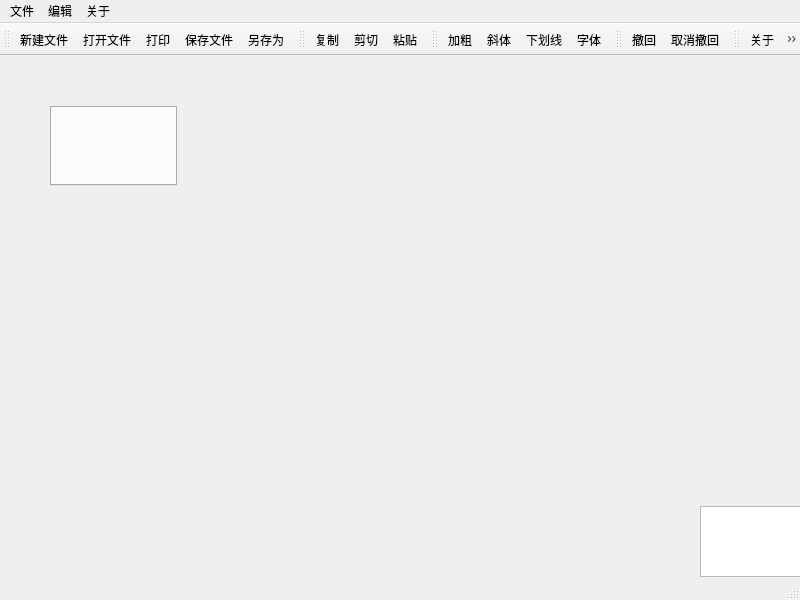
<?xml version="1.0" encoding="UTF-8"?>
<ui version="4.0">
 <class>MainWindow</class>
 <widget class="QMainWindow" name="MainWindow">
  <property name="geometry">
   <rect>
    <x>0</x>
    <y>0</y>
    <width>800</width>
    <height>600</height>
   </rect>
  </property>
  <property name="windowTitle">
   <string>星火代码编辑器</string>
  </property>
  <property name="windowIcon">
   <iconset resource="images.qrc">
    <normaloff>:/images/images/pencil.png</normaloff>:/images/images/pencil.png</iconset>
  </property>
  <widget class="QWidget" name="centralwidget">
   <widget class="QTextEdit" name="textEdit">
    <property name="geometry">
     <rect>
      <x>700</x>
      <y>450</y>
      <width>104</width>
      <height>71</height>
     </rect>
    </property>
   </widget>
   <widget class="QTabWidget" name="tabWidget">
    <property name="geometry">
     <rect>
      <x>50</x>
      <y>50</y>
      <width>127</width>
      <height>80</height>
     </rect>
    </property>
    <property name="tabShape">
     <enum>QTabWidget::Rounded</enum>
    </property>
    <property name="currentIndex">
     <number>-1</number>
    </property>
   </widget>
  </widget>
  <widget class="QMenuBar" name="menubar">
   <property name="geometry">
    <rect>
     <x>0</x>
     <y>0</y>
     <width>800</width>
     <height>22</height>
    </rect>
   </property>
   <widget class="QMenu" name="menu">
    <property name="title">
     <string>文件</string>
    </property>
    <widget class="QMenu" name="recent">
     <property name="title">
      <string>最近打开</string>
     </property>
    </widget>
    <addaction name="new_file"/>
    <addaction name="open_file"/>
    <addaction name="recent"/>
    <addaction name="separator"/>
    <addaction name="save_file"/>
    <addaction name="save_as"/>
    <addaction name="separator"/>
    <addaction name="print"/>
    <addaction name="separator"/>
    <addaction name="exit"/>
   </widget>
   <widget class="QMenu" name="menu_2">
    <property name="title">
     <string>编辑</string>
    </property>
    <addaction name="copy"/>
    <addaction name="paste"/>
    <addaction name="cut"/>
    <addaction name="separator"/>
    <addaction name="bolder"/>
    <addaction name="italics"/>
    <addaction name="underline"/>
    <addaction name="separator"/>
    <addaction name="font"/>
   </widget>
   <widget class="QMenu" name="menu_3">
    <property name="title">
     <string>关于</string>
    </property>
    <addaction name="about"/>
   </widget>
   <addaction name="menu"/>
   <addaction name="menu_2"/>
   <addaction name="menu_3"/>
  </widget>
  <widget class="QStatusBar" name="statusbar"/>
  <widget class="QToolBar" name="toolBar">
   <property name="windowTitle">
    <string>toolBar</string>
   </property>
   <attribute name="toolBarArea">
    <enum>TopToolBarArea</enum>
   </attribute>
   <attribute name="toolBarBreak">
    <bool>false</bool>
   </attribute>
   <addaction name="new_file"/>
   <addaction name="open_file"/>
   <addaction name="print"/>
   <addaction name="save_file"/>
   <addaction name="save_as"/>
  </widget>
  <widget class="QToolBar" name="toolBar_2">
   <property name="windowTitle">
    <string>toolBar_2</string>
   </property>
   <attribute name="toolBarArea">
    <enum>TopToolBarArea</enum>
   </attribute>
   <attribute name="toolBarBreak">
    <bool>false</bool>
   </attribute>
   <addaction name="copy"/>
   <addaction name="cut"/>
   <addaction name="paste"/>
  </widget>
  <widget class="QToolBar" name="toolBar_3">
   <property name="windowTitle">
    <string>toolBar_3</string>
   </property>
   <attribute name="toolBarArea">
    <enum>TopToolBarArea</enum>
   </attribute>
   <attribute name="toolBarBreak">
    <bool>false</bool>
   </attribute>
   <addaction name="bolder"/>
   <addaction name="italics"/>
   <addaction name="underline"/>
   <addaction name="font"/>
  </widget>
  <widget class="QToolBar" name="toolBar_4">
   <property name="windowTitle">
    <string>toolBar_4</string>
   </property>
   <attribute name="toolBarArea">
    <enum>TopToolBarArea</enum>
   </attribute>
   <attribute name="toolBarBreak">
    <bool>false</bool>
   </attribute>
   <addaction name="undo"/>
   <addaction name="redo"/>
  </widget>
  <widget class="QToolBar" name="toolBar_5">
   <property name="windowTitle">
    <string>toolBar_5</string>
   </property>
   <attribute name="toolBarArea">
    <enum>TopToolBarArea</enum>
   </attribute>
   <attribute name="toolBarBreak">
    <bool>false</bool>
   </attribute>
   <addaction name="about"/>
   <addaction name="exit"/>
  </widget>
  <action name="new_file">
   <property name="icon">
    <iconset resource="images.qrc">
     <normaloff>:/images/images/new.png</normaloff>:/images/images/new.png</iconset>
   </property>
   <property name="text">
    <string>新建文件</string>
   </property>
   <property name="shortcut">
    <string>Ctrl+N</string>
   </property>
  </action>
  <action name="open_file">
   <property name="icon">
    <iconset resource="images.qrc">
     <normaloff>:/images/images/open.png</normaloff>:/images/images/open.png</iconset>
   </property>
   <property name="text">
    <string>打开文件</string>
   </property>
   <property name="shortcut">
    <string>Ctrl+O</string>
   </property>
  </action>
  <action name="save_file">
   <property name="icon">
    <iconset resource="images.qrc">
     <normaloff>:/images/images/save.png</normaloff>:/images/images/save.png</iconset>
   </property>
   <property name="text">
    <string>保存文件</string>
   </property>
   <property name="shortcut">
    <string>Ctrl+S</string>
   </property>
  </action>
  <action name="save_as">
   <property name="icon">
    <iconset resource="images.qrc">
     <normaloff>:/images/images/save_as.png</normaloff>:/images/images/save_as.png</iconset>
   </property>
   <property name="text">
    <string>另存为</string>
   </property>
   <property name="shortcut">
    <string>Ctrl+Shift+S</string>
   </property>
  </action>
  <action name="paste">
   <property name="icon">
    <iconset resource="images.qrc">
     <normaloff>:/images/images/paste.png</normaloff>:/images/images/paste.png</iconset>
   </property>
   <property name="text">
    <string>粘贴</string>
   </property>
   <property name="shortcut">
    <string>Ctrl+V</string>
   </property>
  </action>
  <action name="cut">
   <property name="icon">
    <iconset resource="images.qrc">
     <normaloff>:/images/images/cut.png</normaloff>:/images/images/cut.png</iconset>
   </property>
   <property name="text">
    <string>剪切</string>
   </property>
   <property name="shortcut">
    <string>Ctrl+X</string>
   </property>
  </action>
  <action name="copy">
   <property name="icon">
    <iconset resource="images.qrc">
     <normaloff>:/images/images/copy.png</normaloff>:/images/images/copy.png</iconset>
   </property>
   <property name="text">
    <string>复制</string>
   </property>
   <property name="shortcut">
    <string>Ctrl+C</string>
   </property>
  </action>
  <action name="bolder">
   <property name="checkable">
    <bool>true</bool>
   </property>
   <property name="icon">
    <iconset resource="images.qrc">
     <normaloff>:/images/images/bold.png</normaloff>:/images/images/bold.png</iconset>
   </property>
   <property name="text">
    <string>加粗</string>
   </property>
   <property name="shortcut">
    <string>Ctrl+B</string>
   </property>
  </action>
  <action name="italics">
   <property name="checkable">
    <bool>true</bool>
   </property>
   <property name="icon">
    <iconset resource="images.qrc">
     <normaloff>:/images/images/italic.png</normaloff>:/images/images/italic.png</iconset>
   </property>
   <property name="text">
    <string>斜体</string>
   </property>
   <property name="shortcut">
    <string>Ctrl+I</string>
   </property>
  </action>
  <action name="underline">
   <property name="checkable">
    <bool>true</bool>
   </property>
   <property name="icon">
    <iconset resource="images.qrc">
     <normaloff>:/images/images/underline.png</normaloff>:/images/images/underline.png</iconset>
   </property>
   <property name="text">
    <string>下划线</string>
   </property>
   <property name="shortcut">
    <string>Ctrl+U</string>
   </property>
  </action>
  <action name="font">
   <property name="icon">
    <iconset resource="images.qrc">
     <normaloff>:/images/images/font.png</normaloff>:/images/images/font.png</iconset>
   </property>
   <property name="text">
    <string>字体</string>
   </property>
   <property name="shortcut">
    <string>Ctrl+Shift+F</string>
   </property>
  </action>
  <action name="about">
   <property name="icon">
    <iconset resource="images.qrc">
     <normaloff>:/images/images/info.png</normaloff>:/images/images/info.png</iconset>
   </property>
   <property name="text">
    <string>关于</string>
   </property>
   <property name="shortcut">
    <string>Ctrl+Shift+I</string>
   </property>
  </action>
  <action name="print">
   <property name="icon">
    <iconset resource="images.qrc">
     <normaloff>:/images/images/print.png</normaloff>:/images/images/print.png</iconset>
   </property>
   <property name="text">
    <string>打印</string>
   </property>
   <property name="shortcut">
    <string>Ctrl+P</string>
   </property>
  </action>
  <action name="exit">
   <property name="icon">
    <iconset resource="images.qrc">
     <normaloff>:/images/images/exit.png</normaloff>:/images/images/exit.png</iconset>
   </property>
   <property name="text">
    <string>退出</string>
   </property>
   <property name="shortcut">
    <string>Esc</string>
   </property>
  </action>
  <action name="undo">
   <property name="icon">
    <iconset resource="images.qrc">
     <normaloff>:/images/images/edit_undo.png</normaloff>:/images/images/edit_undo.png</iconset>
   </property>
   <property name="text">
    <string>撤回</string>
   </property>
   <property name="shortcut">
    <string>Ctrl+Z</string>
   </property>
  </action>
  <action name="redo">
   <property name="icon">
    <iconset resource="images.qrc">
     <normaloff>:/images/images/edit_redo.png</normaloff>:/images/images/edit_redo.png</iconset>
   </property>
   <property name="text">
    <string>取消撤回</string>
   </property>
   <property name="shortcut">
    <string>Ctrl+Shift+Z</string>
   </property>
  </action>
  <action name="clear_history">
   <property name="text">
    <string>清除历史记录</string>
   </property>
   <property name="shortcut">
    <string>Ctrl+Alt+Shift+C</string>
   </property>
  </action>
 </widget>
 <resources>
  <include location="images.qrc"/>
 </resources>
 <connections/>
</ui>
